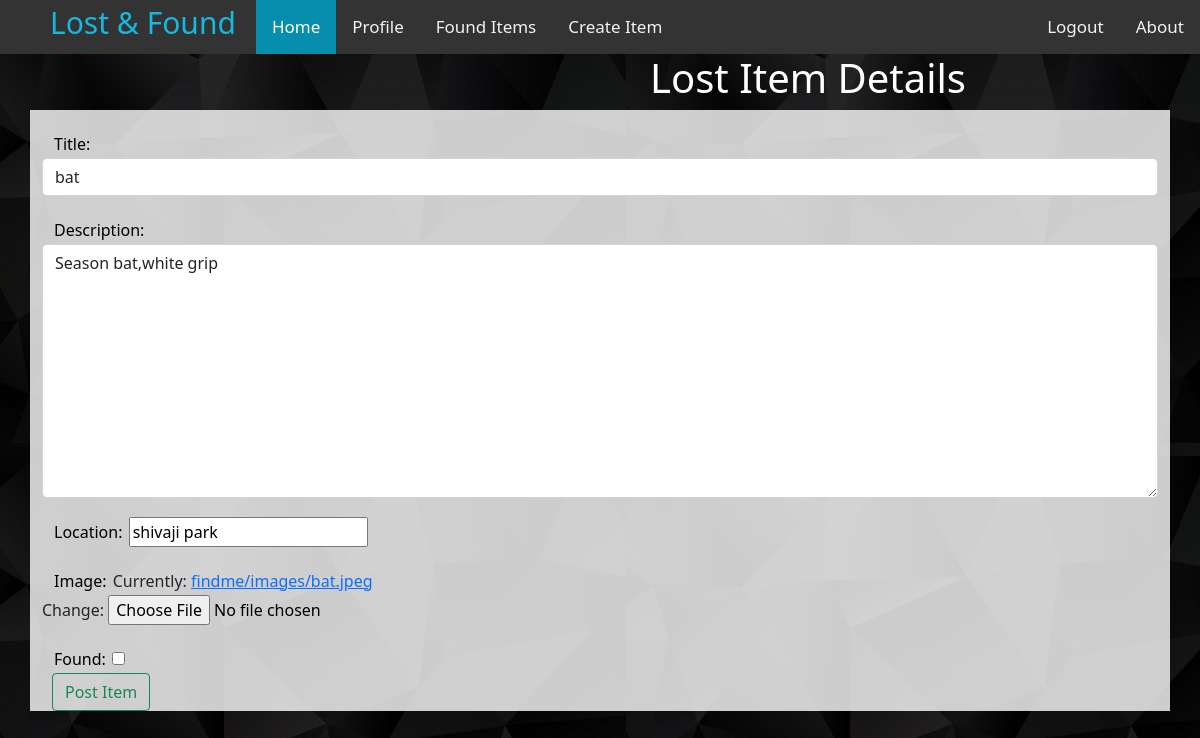
/founditem/2/update (signed in), run on an earlier commit of the app's database.
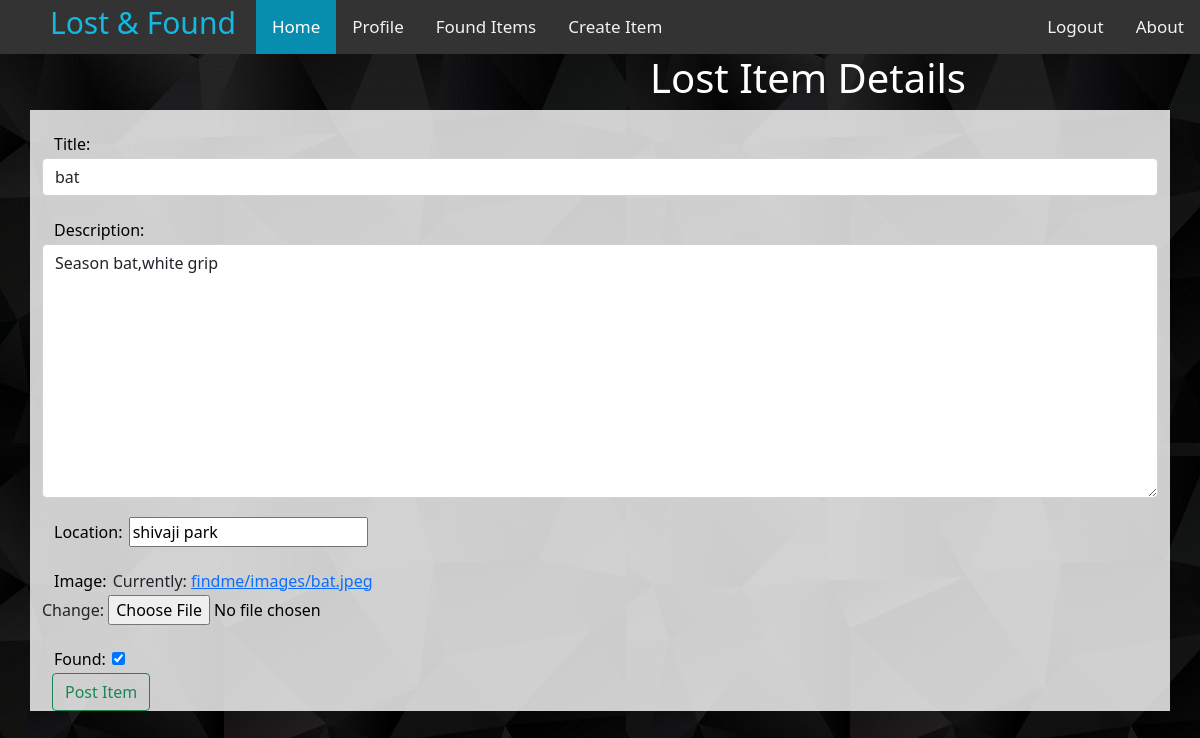
And on a later commit of the database.
### findme/models.py (models this page shows, shortened)
class ItemLost(models.Model):
    ItemID = models.AutoField(primary_key=True)
    name = models.ForeignKey(User, on_delete=models.CASCADE, null=True)
    title = models.CharField(max_length=30)
    description = models.CharField(max_length=200)
    found = models.BooleanField(default=False)
    location = models.TextField(max_length=100)
    lost_date = models.DateTimeField(auto_now=True)
    image = models.ImageField(upload_to='findme/images', default="")
    found_location = models.CharField(max_length=100, null=True, blank=True)

### findme/views.py (the view)
# urls.py: path('founditem/<int:pk>/update', ItemUpdateView.as_view(), name='item-update'),
class ItemUpdateView(LoginRequiredMixin, UserPassesTestMixin, UpdateView):
    model = ItemLost
    form_class = Lost
    template_name = 'findme/item_form.html'
    def test_func(self):
        item = self.get_object()
        if self.request.user == item.name:
            return True
        return False

### findme/forms.py
class Lost(forms.ModelForm):
    title = forms.CharField(widget=forms.TextInput(attrs={'class': 'form-control'}))
    description = forms.CharField(widget=forms.Textarea(attrs={'class': 'form-control'}))
    location = forms.CharField(max_length=100)
    image = forms.ImageField()
    class Meta:
        model = ItemLost
        fields = ['title', 'description', 'location', 'image', 'found']

### findme/templates/findme/item_form.html (shortened to what this page needs)
{% extends "findme/base.html" %}
{% load crispy_forms_tags %}
{% block content %}
<h1>Lost Item Details</h1>
<div style="background: rgb(255,255,255,0.8);" class="container">
    <form method="post" action="" enctype="multipart/form-data">
    {% for field in form %}
    <div class="form-group">
        <label class="content">{{field.label_tag}}</label>
        {{field}}
    </div>
    {% endfor %}
    <button type="submit" class="btn btn-outline-success" style="margin-left:10px";>Post Item</button>
</form>
</div>
{% endblock %}

What changed in the data, as far as the page shows it:
changed ItemLost "bat": found "☐" → "☑"
